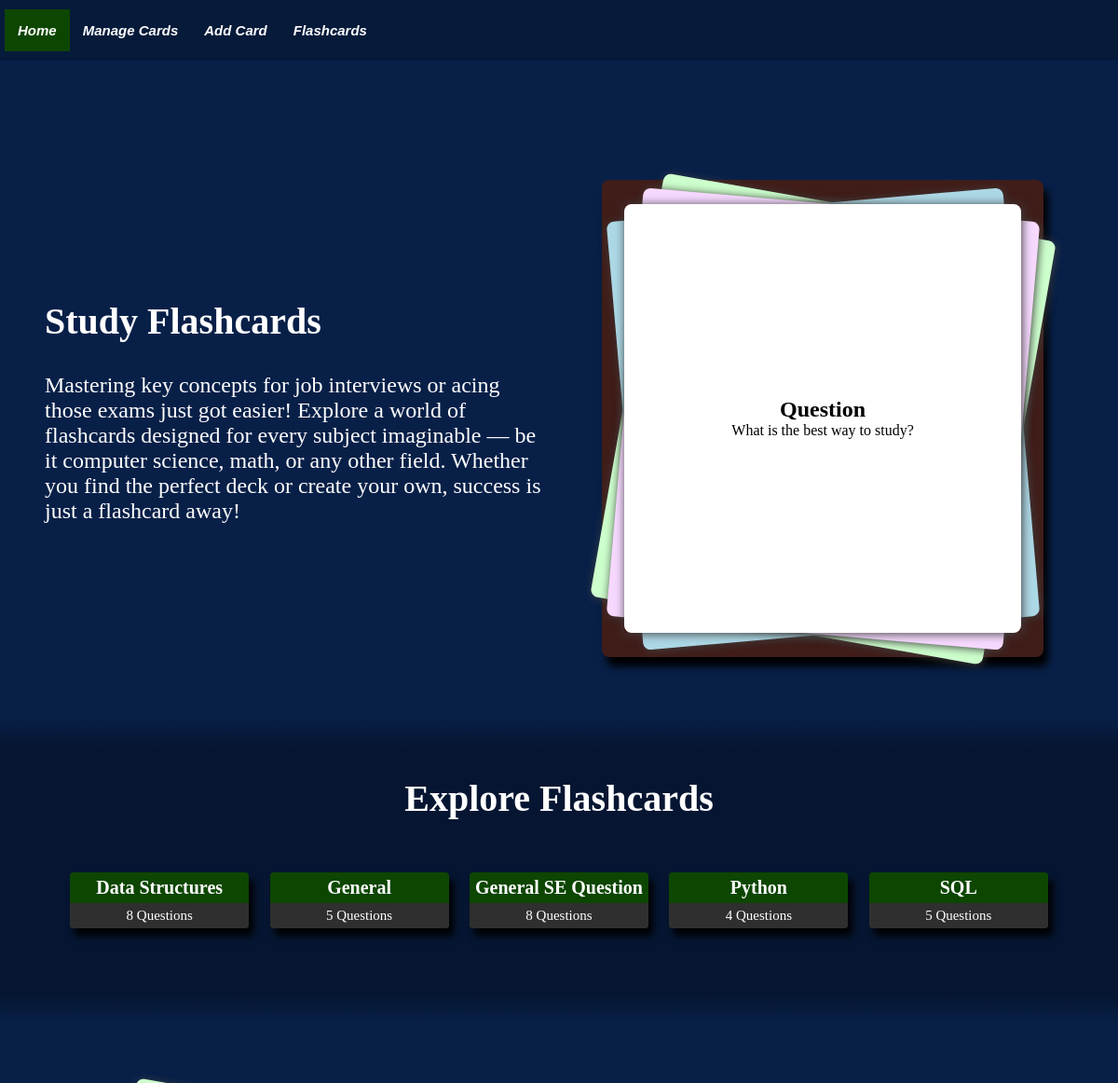
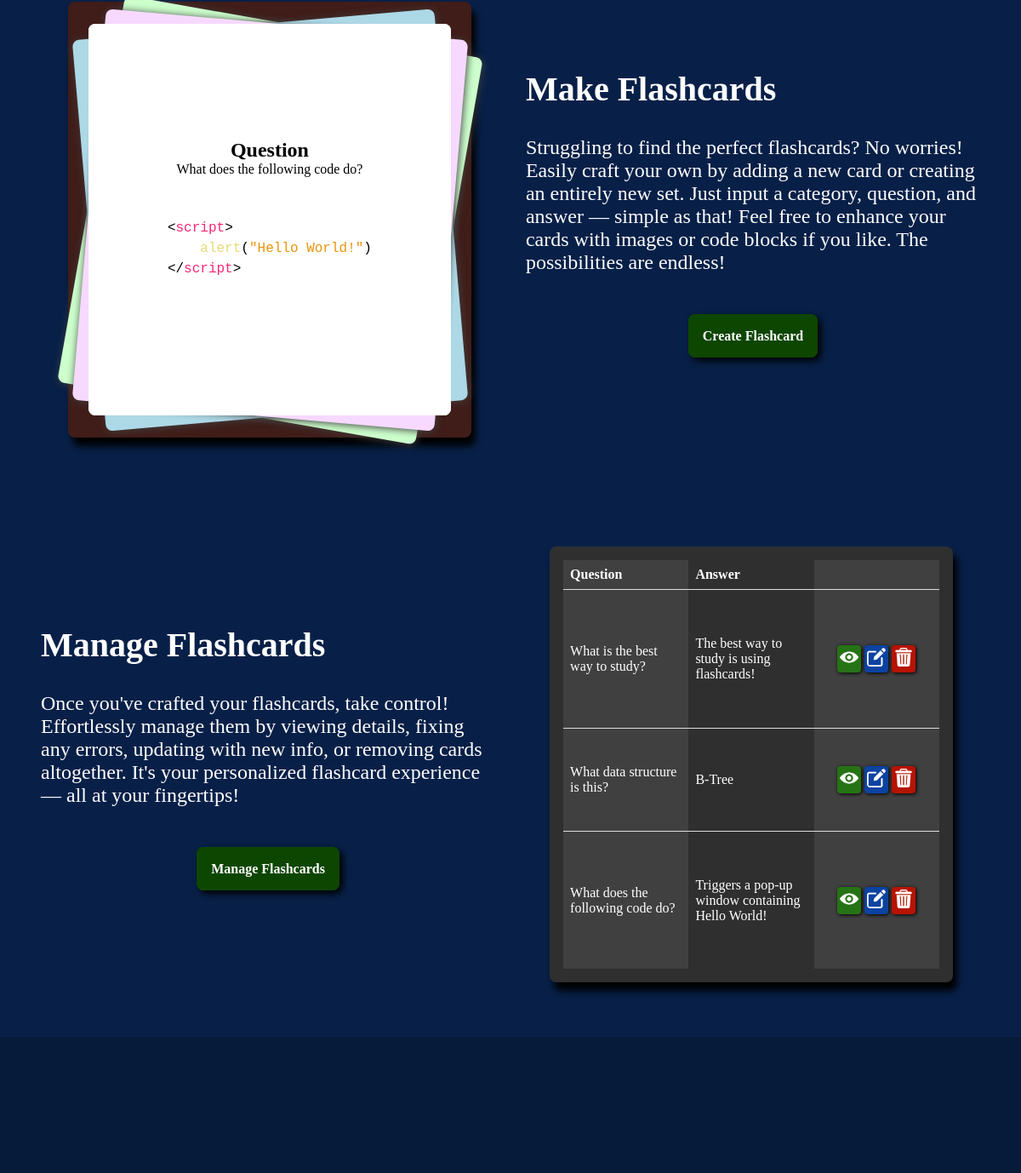
The page /home on the database its author committed (2 pictures, top to bottom).
### tables this page shows
CREATE TABLE Flashcards(
                    cid INTEGER PRIMARY KEY AUTOINCREMENT,
                    category TEXT NOT NULL,
                    question TEXT,
                    answer TEXT,
                    qid INTEGER REFERENCES Figure(fid), 
                    aid INTEGER REFERENCES Figure(fid)
            );

### app.py (the view)
@app.route("/")
@app.route("/home")
def home():
    categories = database.view_allcategories()
    return render_template('home.html', nav_id="home-page", categories=categories)

### templates/home.html (shortened to what this page needs)
{% extends "base.html" %}
{% block content %}
<div class="home-element home-study">
    <div class="section">
        <div class="header">Study Flashcards</div>
        <div class="description">
            Mastering key concepts for job interviews or acing those exams just got easier! Explore a world of flashcards designed
            for every subject imaginable — be it computer science, math, or any other field. Whether you find the perfect deck or
            create your own, success is just a flashcard away!
        </div>
    </div>
    <div class="display-section">
        <div class="flashcard-display" id="display-study-cards">
            <div class="flip-flashcard">
                <div class="card-content-flip" id="card-content-flip">
                    <div class="display-side display-front">
                        <h2>Question</h2>
                        <p>What is the best way to study?</p>
                    </div>
                    <div class="display-side display-back">
                        <h2>Answer</h2>
                        <p>The best way to study is using flashcards!</p>
                    </div>
                </div>
            </div>
        </div>
    </div>
</div>
<div class="gradient-border-top"></div>
<div class="home-element-col">
    <div class="section-center">
        <div class="header-center">Explore Flashcards</div>
    </div>
    <div class="categories">
        {% for category, count in categories.items() %}
        <a class="category" href="{{ url_for('flashcard_route', category=category) | escape }}">
            <div>
                {{ category | escape }}
            </div>
            <div>
                {{ count | escape }} Questions
            </div>
        </a>
        {% endfor %}
    </div>
</div>
<div class="gradient-border-bottom"></div>
<div class="home-element home-make">
    <div class="display-section">
        <div class="flashcard-display" id="display-make-cards">
            <div class="slide-flashcard">
                <div class="card-content-slide" id="card-0">
                    <div class="display-side display-front">
                        <h2>Question</h2>
                        <p>What data structure is this?</p>
                    </div>
                </div>
                <div class="card-content-slide" id="card-1">
                    <div class="display-side display-front">
                        <h2>Question</h2>
                        <p>What does the following code do?</p>
                        <pre><code class="language-html">
&#60;&#47;script&#62;</code></pre>
                    </div>
                </div>
            </div>
        </div>
    </div>
    <div class="section">
        <div class="header">Make Flashcards</div>
        <div class="description">
            Struggling to find the perfect flashcards? No worries! Easily craft your own by adding a new card or creating an
            entirely new set. Just input a category, question, and answer — simple as that! Feel free to enhance your cards with
            images or code blocks if you like. The possibilities are endless!
        </div>
        <div class="home-button">
            <a href="{{  url_for('add_flashcard_route')  }}">Create Flashcard</a>
        </div>
    </div>
</div>
<div class="home-element home-manage">
    <div class="section">
        <div class="header">Manage Flashcards</div>
        <div class="description">
            Once you've crafted your flashcards, take control! Effortlessly manage them by viewing details, fixing any errors,
            updating with new info, or removing cards altogether. It's your personalized flashcard experience — all at your
            fingertips!
        </div>
        <div class="home-button">
            <a href="{{  url_for('manage_flashcards_route')  }}">Manage Flashcards</a>
        </div>
    </div>
    <div class="display-section">
        <div class="flashcard-display" id="display-manage-cards">
            <table class="display-table">
                <thead>
                    <tr>
                        <th>Question</th>
                        <th>Answer</th>
                        <th></th>
                    </tr>
                </thead>
                <tbody>
                    <tr>
                        <td class="display-flash-cell">What is the best way to study?</td>
                        <td class="display-flash-cell">The best way to study is using flashcards!</td>
                        <td class="action-cells">
                            <div class="action-links">
                                <div class="action-cell view-cell">
                                    <img class="icon-button" src="{{ url_for('static', filename='images/icons/view.png') }}" alt="view">
                                </div>
                                <div class="action-cell edit-cell">
                                    <img class="icon-button" src="{{ url_for('static', filename='images/icons/edit.png') }}" alt="edit">
                                </div>
                                <div class="action-cell dlt-cell">
                                    <img class="icon-button" src="{{ url_for('static', filename='images/icons/delete.png') }}" alt="delete">
                                </div>
                            </div>
                        </td>
                    </tr>
                    <tr>
                        <td class="display-flash-cell">What data structure is this?</td>
                        <td class="display-flash-cell">B-Tree</td>
                        <td class="action-cells">
                            <div class="action-links">
                                <div class="action-cell view-cell">
                                    <img class="icon-button" src="{{ url_for('static', filename='images/icons/view.png') }}" alt="view">
                                </div>
                                <div class="action-cell edit-cell">
                                    <img class="icon-button" src="{{ url_for('static', filename='images/icons/edit.png') }}" alt="edit">
                                </div>
                                <div class="action-cell dlt-cell">
                                    <img class="icon-button" src="{{ url_for('static', filename='images/icons/delete.png') }}" alt="delete">
                                </div>
                            </div>
                        </td>
                    </tr>
                    <tr>
                        <td class="display-flash-cell">What does the following code do?</td>
                        <td class="display-flash-cell">Triggers a pop-up window containing Hello World!</td>
                        <td class="action-cells">
                            <div class="action-links">
                                <div class="action-cell view-cell">
                                    <img class="icon-button" src="{{ url_for('static', filename='images/icons/view.png') }}" alt="view">
                                </div>
                                <div class="action-cell edit-cell">
                                    <img class="icon-button" src="{{ url_for('static', filename='images/icons/edit.png') }}" alt="edit">
                                </div>
                                <div class="action-cell dlt-cell">
                                    <img class="icon-button" src="{{ url_for('static', filename='images/icons/delete.png') }}" alt="delete">
                                </div>
                            </div>
                        </td>
                    </tr>
                </tbody>
            </table>
        </div>
    </div>
</div>
{% endblock %}

### templates/base.html (shortened to what this page needs)
<!DOCTYPE html>
<html lang="en">
    <head>
        <link rel="stylesheet" type="text/css" href="{{ url_for('static', filename='css/base.css') }}">
        <link rel="stylesheet" type="text/css" href="{{ url_for('static', filename='css/prism.css') }}">
    </head>
    <body>
        <div id="nav-bar">
            <ul class="nav">
                <li><a href="{{  url_for('home')  }}" class="nav-tile {% if nav_id == 'home-page' %}active{% endif %}">Home</a></li>
                <li><a href="{{  url_for('manage_flashcards_route')  }}" class="nav-tile {% if nav_id == 'manage-page' %}active{% endif %}">Manage Cards</a></li>
                <li><a href="{{  url_for('add_flashcard_route')  }}" class="nav-tile {% if nav_id == 'add-page' %}active{% endif %}">Add Card</a></li>
                <li>
                    <div class="dropdown {% if nav_id == 'flashcard-page' %}active{% endif %}">
                        <button class="dropbtn nav-tile">Flashcards</button>
                    </div>
                </li>
            </ul>
        </div>
        <div id="flash-messages">
        </div>
        <div class="content">
            {% block content %}{% endblock %}
        </div>
        <footer></footer>
    </body>
</html>

### static/css/prism.css (style rules this page uses)
code[class*=language-],pre[class*=language-] { color:#000;background:0 0;font-family:Consolas,Monaco,'Andale Mono','Ubuntu Mono',monospace;font-size:1em;text-align:left;white-space:pre;word-spacing:normal;word-break:normal;word-wrap:normal;line-height:1.5;-moz-tab-size:4;-o-tab-size:4;tab-size:4;-webkit-hyphens:none;-moz-hyphens:none;-ms-hyphens:none;hyphens:none }
pre[class*=language-] { padding:1em;margin:.5em 0;overflow:auto;border-radius:.3em }
:not(pre)>code[class*=language-],pre[class*=language-] { background:#FFFFFF }

### rows shown on the page
Flashcards: category "General", cid "5"
Flashcards: category "General SE Question", cid "8"
Flashcards: category "Python", aid "4"

### other values the page prints
{{ category | escape }} "Data Structures" "SQL"
{{ count | escape }} "8" "5"
